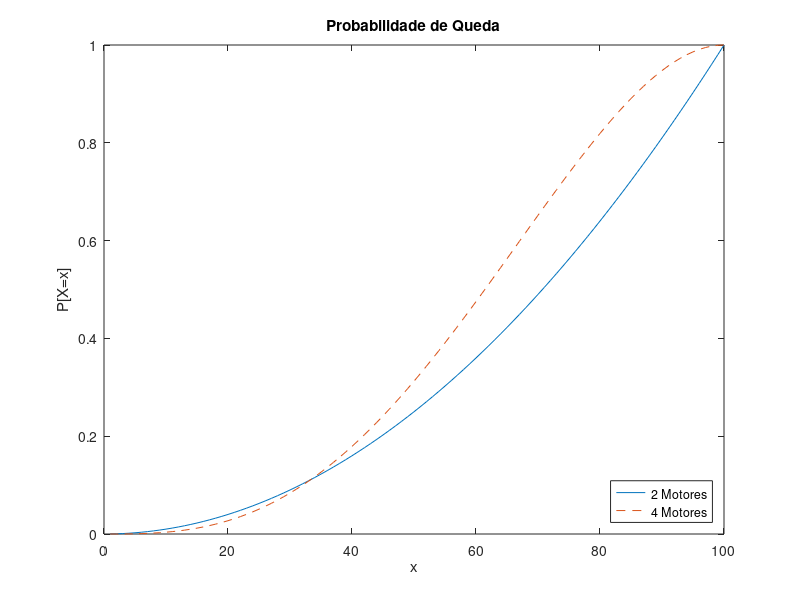

Write the MATLAB code that produced this figure.
clear;

%%%Aviao com 2 motores:
%%probabilidade de falharem os 2 motores
%p(2) = Comb(2,2) * p^2 *(1-p)^0 = p^2
%%%Aviao com 4 motores:
%%probabilidade de falharem os 3 motores
%p(3) = Comb(3,4) * p^3 *(1-p)^1 = 4*p^3*(p-1)
%%probabilidade de falharem os 4 motores
%p(4) = Comb(4,4) * p^4 *(1-p)^0 = p^4
%%ptotal = p(x=3 ou x=4) =  4*p^3*(p-1)+p^4
%%relacao = 4motores/2motores = (4*p^3*(p-1)+p^4)/(p^2)

av2Mot= ones(1,100);
av4Mot = ones(1,100);
x=zeros(1,100);

for i= 1:100
 p=i/100;
 r = (4*p^3*(1-p) + p^4)/(p^2) ;
 x(1,i)=i;
 av2Mot(1,i) = p^2;
 av4Mot(1,i) = 4*p^3*(1-p) + p^4;
end

plot(av2Mot)
hold on
plot(av4Mot , '--')
legend({'2 Motores','4 Motores'},'Location','southeast')
xlabel('x')
ylabel('P[X=x]')
title('Probabilidade de Queda');